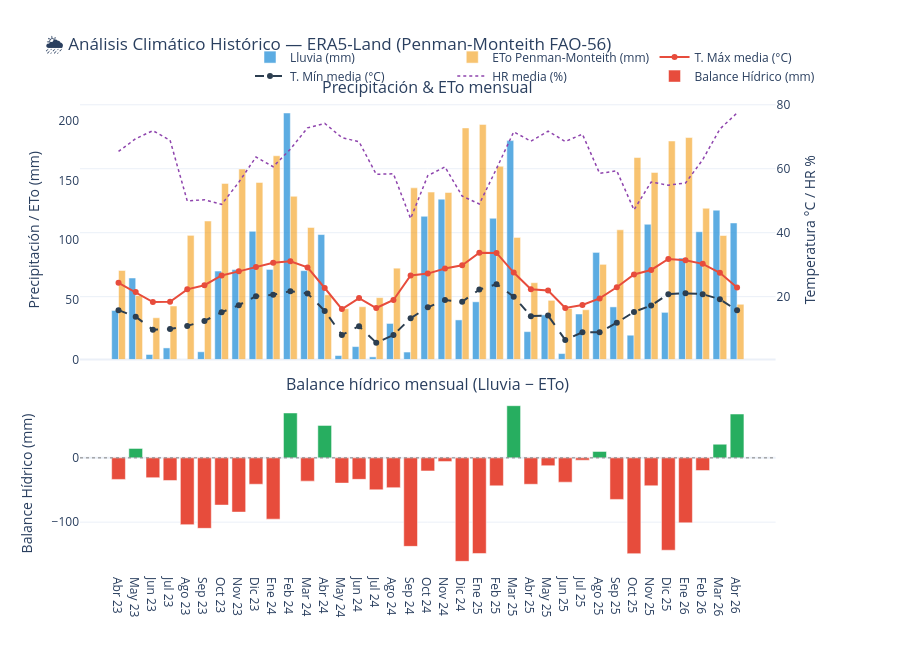
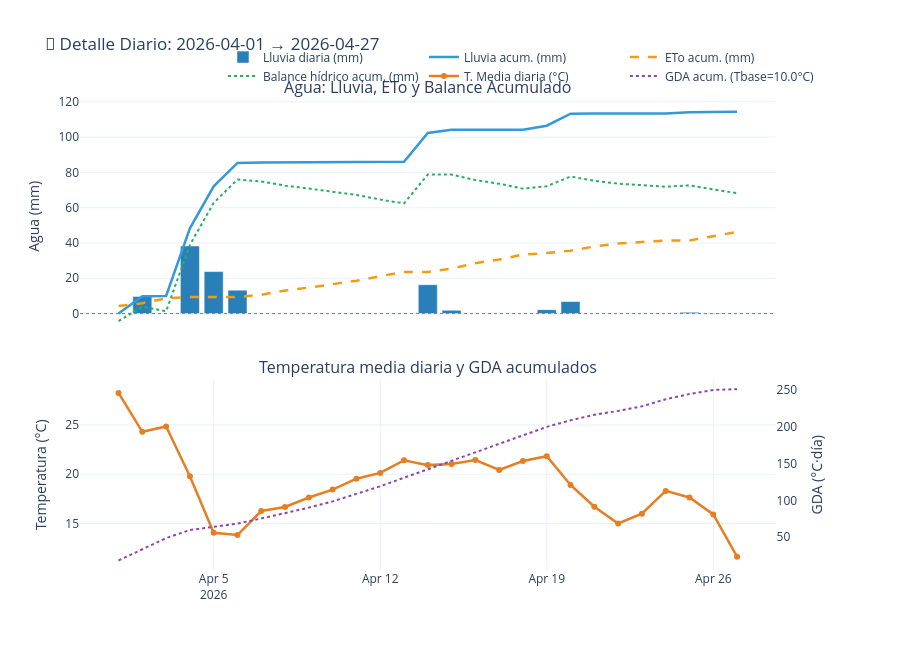

Notebook cell for these charts, in order:
### Code cell
# ============================================================
# CELDA 2 — ANÁLISIS COMPLETO
# ============================================================
import os
import sys
from shapely.geometry import shape
import pandas as pd

# Ajustar ruta para importar módulos locales (asumiendo estructura de carpetas)

climate_dir = os.path.abspath(os.path.join(os.getcwd(), 'Climate'))
if not os.path.isdir(climate_dir):
    climate_dir = os.path.abspath(os.path.join(os.getcwd(), '..', 'Climate'))
if not os.path.isdir(climate_dir):
    climate_dir = os.path.abspath(os.path.join(os.getcwd(), '..', '..', 'Climate'))
if not os.path.isdir(climate_dir):
    raise FileNotFoundError(f"No se encontró la carpeta Climate en: {os.getcwd()} o rutas relativas.")
if climate_dir not in sys.path:
    sys.path.insert(0, climate_dir)

#from gee_utils      import obtener_fecha_maxima, calcular_periodos, descargar_serie
from gee_utils      import obtener_fecha_maxima, calcular_periodos, descargar_serie
from agro_metrics   import calcular_eto_pm, calcular_hr, agregar_mensual, procesar_diario
from plots          import mostrar_graficos
from config         import ERA5_COLLECTION, T_BASE

# 1. Verificar dibujo
if lote_geom is None:
    raise ValueError("⚠️ No se definió ningún lote. Volvé a la Celda 1, dibujá o subí un archivo y confirmá.")

print("📐 Configurando geometría del lote...")
punto_clima = lote_geom  # área completa del lote, no centroide

# 2. Geometría del lote (área completa, no centroide)
centroid  = lote_geom.centroid(maxError=1).coordinates().getInfo()
latitud   = centroid[1]   # necesaria para ETo PM

# 3. Fechas automáticas
era5_base = ee.ImageCollection(ERA5_COLLECTION).filterBounds(lote_geom)
fecha_max = obtener_fecha_maxima(era5_base)
hist_start, hist_end, daily_start, daily_end = calcular_periodos(fecha_max)

print(f'📅 Histórico  : {hist_start} → {hist_end}')
print(f'📅 Mes actual : {daily_start} → {daily_end}')

# 4. Descarga ERA5 (area mean sobre el lote, no centroide)
df = descargar_serie(lote_geom, hist_start, hist_end)

# 5. Métricas agronómicas
df['eto'] = calcular_eto_pm(df, latitud)
df['hr']  = calcular_hr(df)

# 6. Agregación mensual
df_mensual = agregar_mensual(df)

# 7. Detalle diario del mes actual
df_diario = procesar_diario(df, daily_start, daily_end)
df_diario.attrs['t_base'] = T_BASE   # para label del gráfico

# 8. Métricas resumen (imprimir antes de los gráficos)
mes_actual = df_mensual.iloc[-1]
print(f'\n📊 Resumen del último mes disponible ({mes_actual["mes_año"].strftime("%b %Y")})')
print(f'   Lluvia      : {mes_actual["precip"]:.1f} mm')
print(f'   ETo PM      : {mes_actual["eto"]:.1f} mm')
print(f'   Balance     : {mes_actual["balance_hidro"]:+.1f} mm')
print(f'   T. media    : {mes_actual["t_med"]:.1f} °C')
print(f'   HR media    : {mes_actual["hr"]:.0f} %')

# 9. Gráficos
print('\n📈 Generando gráficos interactivos...')
mostrar_graficos(df_mensual, df_diario, daily_start, daily_end)

### Figure 1 — Plotly figure (JSON) as saved in the notebook; plotly's stock layout.template omitted (floating-point values rounded to 4 significant figures)
{"data": [{"hovertemplate": "<b>%{x}</b><br>Lluvia: %{y:.1f} mm<extra></extra>", "marker": {"color": "#3498db"}, "name": "Lluvia (mm)", "opacity": 0.8, "type": "bar", "x": ["Abr 23", "May 23", "Jun 23", "Jul 23", "Ago 23", "Sep 23", "Oct 23", "Nov 23", "Dic 23", "Ene 24", "Feb 24", "Mar 24", "Abr 24", "May 24", "Jun 24", "Jul 24", "Ago 24", "Sep 24", "Oct 24", "Nov 24", "Dic 24", "Ene 25", "Feb 25", "Mar 25", "Abr 25", "May 25", "Jun 25", "Jul 25", "Ago 25", "Sep 25", "Oct 25", "Nov 25", "Dic 25", "Ene 26", "Feb 26", "Mar 26", "Abr 26"], "xaxis": "x", "y": [41.06, 68.29, 4.157, 9.654, 0.1659, 6.427, 74.11, 75.33, 107.4, 75.46, 206.6, 74.44, 104.7, 3.281, 10.78, 2.157, 30.17, 6.206, 120.0, 134.4, 33.13, 48.31, 118.4, 183.5, 23.31, 37.34, 4.941, 38.09, 89.73, 44.05, 20.3, 113.3, 39.46, 85.01, 107.1, 125.1, 114.4], "yaxis": "y"}, {"hovertemplate": "<b>%{x}</b><br>ETo: %{y:.1f} mm<extra></extra>", "marker": {"color": "#f39c12"}, "name": "ETo Penman-Monteith (mm)", "opacity": 0.6, "type": "bar", "x": ["Abr 23", "May 23", "Jun 23", "Jul 23", "Ago 23", "Sep 23", "Oct 23", "Nov 23", "Dic 23", "Ene 24", "Feb 24", "Mar 24", "Abr 24", "May 24", "Jun 24", "Jul 24", "Ago 24", "Sep 24", "Oct 24", "Nov 24", "Dic 24", "Ene 25", "Feb 25", "Mar 25", "Abr 25", "May 25", "Jun 25", "Jul 25", "Ago 25", "Sep 25", "Oct 25", "Nov 25", "Dic 25", "Ene 26", "Feb 26", "Mar 26", "Abr 26"], "xaxis": "x", "y": [74.57, 53.53, 34.94, 44.81, 104.0, 116.0, 147.6, 159.6, 148.4, 170.8, 136.8, 110.6, 54.18, 42.52, 44.18, 51.81, 76.51, 143.9, 140.3, 139.9, 194.1, 197.0, 161.9, 102.3, 64.34, 49.53, 42.73, 41.66, 79.71, 108.7, 169.3, 156.7, 183.1, 186.0, 126.7, 103.9, 46.25], "yaxis": "y"}, {"hovertemplate": "<b>%{x}</b><br>T.Máx: %{y:.1f}°C<extra></extra>", "line": {"color": "#e74c3c", "width": 2}, "mode": "lines+markers", "name": "T. Máx media (°C)", "type": "scatter", "x": ["Abr 23", "May 23", "Jun 23", "Jul 23", "Ago 23", "Sep 23", "Oct 23", "Nov 23", "Dic 23", "Ene 24", "Feb 24", "Mar 24", "Abr 24", "May 24", "Jun 24", "Jul 24", "Ago 24", "Sep 24", "Oct 24", "Nov 24", "Dic 24", "Ene 25", "Feb 25", "Mar 25", "Abr 25", "May 25", "Jun 25", "Jul 25", "Ago 25", "Sep 25", "Oct 25", "Nov 25", "Dic 25", "Ene 26", "Feb 26", "Mar 26", "Abr 26"], "xaxis": "x", "y": [24.32, 21.43, 18.29, 18.39, 22.29, 23.57, 26.64, 27.91, 29.29, 30.63, 31.06, 29.14, 22.71, 16.11, 19.55, 16.44, 18.95, 26.62, 27.21, 28.8, 29.79, 33.72, 33.67, 27.53, 22.29, 21.9, 16.45, 17.39, 19.46, 22.93, 26.94, 28.35, 31.81, 31.38, 30.26, 27.45, 22.89], "yaxis": "y2"}, {"hovertemplate": "<b>%{x}</b><br>T.Mín: %{y:.1f}°C<extra></extra>", "line": {"color": "#2c3e50", "dash": "dash", "width": 2}, "mode": "lines+markers", "name": "T. Mín media (°C)", "type": "scatter", "x": ["Abr 23", "May 23", "Jun 23", "Jul 23", "Ago 23", "Sep 23", "Oct 23", "Nov 23", "Dic 23", "Ene 24", "Feb 24", "Mar 24", "Abr 24", "May 24", "Jun 24", "Jul 24", "Ago 24", "Sep 24", "Oct 24", "Nov 24", "Dic 24", "Ene 25", "Feb 25", "Mar 25", "Abr 25", "May 25", "Jun 25", "Jul 25", "Ago 25", "Sep 25", "Oct 25", "Nov 25", "Dic 25", "Ene 26", "Feb 26", "Mar 26", "Abr 26"], "xaxis": "x", "y": [15.78, 13.72, 9.663, 9.866, 10.85, 12.41, 15.11, 17.33, 20.14, 20.6, 21.69, 21.01, 15.55, 8.047, 10.77, 5.595, 8.01, 13.26, 16.67, 18.91, 18.42, 22.21, 23.9, 20.0, 13.9, 14.11, 6.456, 8.861, 8.834, 11.86, 15.21, 17.25, 20.78, 21.05, 20.78, 19.19, 15.72], "yaxis": "y2"}, {"hovertemplate": "<b>%{x}</b><br>HR: %{y:.0f}%<extra></extra>", "line": {"color": "#8e44ad", "dash": "dot", "width": 1.5}, "mode": "lines", "name": "HR media (%)", "type": "scatter", "x": ["Abr 23", "May 23", "Jun 23", "Jul 23", "Ago 23", "Sep 23", "Oct 23", "Nov 23", "Dic 23", "Ene 24", "Feb 24", "Mar 24", "Abr 24", "May 24", "Jun 24", "Jul 24", "Ago 24", "Sep 24", "Oct 24", "Nov 24", "Dic 24", "Ene 25", "Feb 25", "Mar 25", "Abr 25", "May 25", "Jun 25", "Jul 25", "Ago 25", "Sep 25", "Oct 25", "Nov 25", "Dic 25", "Ene 26", "Feb 26", "Mar 26", "Abr 26"], "xaxis": "x", "y": [65.41, 69.41, 71.89, 68.91, 49.91, 50.31, 48.85, 55.77, 63.67, 60.64, 66.11, 72.79, 74.18, 69.74, 68.42, 58.25, 58.41, 44.4, 57.86, 60.57, 51.46, 48.97, 60.04, 71.53, 68.62, 71.74, 68.52, 70.81, 58.55, 59.33, 47.15, 55.84, 54.85, 55.54, 62.83, 72.41, 77.44], "yaxis": "y2"}, {"hovertemplate": "<b>%{x}</b><br>Balance: %{y:.1f} mm<extra></extra>", "marker": {"color": ["#e74c3c", "#27ae60", "#e74c3c", "#e74c3c", "#e74c3c", "#e74c3c", "#e74c3c", "#e74c3c", "#e74c3c", "#e74c3c", "#27ae60", "#e74c3c", "#27ae60", "#e74c3c", "#e74c3c", "#e74c3c", "#e74c3c", "#e74c3c", "#e74c3c", "#e74c3c", "#e74c3c", "#e74c3c", "#e74c3c", "#27ae60", "#e74c3c", "#e74c3c", "#e74c3c", "#e74c3c", "#27ae60", "#e74c3c", "#e74c3c", "#e74c3c", "#e74c3c", "#e74c3c", "#e74c3c", "#27ae60", "#27ae60"]}, "name": "Balance Hídrico (mm)", "type": "bar", "x": ["Abr 23", "May 23", "Jun 23", "Jul 23", "Ago 23", "Sep 23", "Oct 23", "Nov 23", "Dic 23", "Ene 24", "Feb 24", "Mar 24", "Abr 24", "May 24", "Jun 24", "Jul 24", "Ago 24", "Sep 24", "Oct 24", "Nov 24", "Dic 24", "Ene 25", "Feb 25", "Mar 25", "Abr 25", "May 25", "Jun 25", "Jul 25", "Ago 25", "Sep 25", "Oct 25", "Nov 25", "Dic 25", "Ene 26", "Feb 26", "Mar 26", "Abr 26"], "xaxis": "x2", "y": [-33.51, 14.75, -30.79, -35.16, -103.9, -109.6, -73.45, -84.31, -41.01, -95.31, 69.86, -36.18, 50.53, -39.24, -33.41, -49.65, -46.34, -137.6, -20.31, -5.566, -161.0, -148.7, -43.55, 81.16, -41.03, -12.18, -37.79, -3.571, 10.02, -64.62, -149.0, -43.42, -143.7, -101.0, -19.68, 21.25, 68.18], "yaxis": "y3"}], "layout": {"annotations": [{"font": {"size": 16}, "showarrow": false, "text": "Precipitación & ETo mensual", "x": 0.47, "xanchor": "center", "xref": "paper", "y": 1, "yanchor": "bottom", "yref": "paper"}, {"font": {"size": 16}, "showarrow": false, "text": "Balance hídrico mensual (Lluvia − ETo)", "x": 0.47, "xanchor": "center", "xref": "paper", "y": 0.368, "yanchor": "bottom", "yref": "paper"}], "barmode": "group", "height": 650, "hovermode": "x unified", "legend": {"orientation": "h", "x": 1, "xanchor": "right", "y": 1.02, "yanchor": "bottom"}, "shapes": [{"line": {"color": "grey", "dash": "dot", "width": 1}, "type": "line", "x0": 0, "x1": 1, "xref": "x2 domain", "y0": 0, "y1": 0, "yref": "y3"}], "title": {"text": "🌦️ Análisis Climático Histórico — ERA5-Land (Penman-Monteith FAO-56)"}, "xaxis": {"anchor": "y", "domain": [0, 0.94], "matches": "x2", "showticklabels": false}, "xaxis2": {"anchor": "y3", "domain": [0, 0.94]}, "yaxis": {"anchor": "x", "domain": [0.448, 1], "showgrid": false, "title": {"text": "Precipitación / ETo (mm)"}}, "yaxis2": {"anchor": "x", "overlaying": "y", "showgrid": true, "side": "right", "title": {"text": "Temperatura °C / HR %"}}, "yaxis3": {"anchor": "x2", "domain": [0, 0.368], "title": {"text": "Balance Hídrico (mm)"}}}}

### Figure 2 — Plotly figure (JSON) as saved in the notebook; plotly's stock layout.template omitted (floating-point values rounded to 4 significant figures)
{"data": [{"hovertemplate": "<b>%{x|%d %b}</b><br>Lluvia: %{y:.1f} mm<extra></extra>", "marker": {"color": "#2980b9"}, "name": "Lluvia diaria (mm)", "type": "bar", "x": ["2026-04-01T00:00:00.000000", "2026-04-02T00:00:00.000000", "2026-04-03T00:00:00.000000", "2026-04-04T00:00:00.000000", "2026-04-05T00:00:00.000000", "2026-04-06T00:00:00.000000", "2026-04-07T00:00:00.000000", "2026-04-08T00:00:00.000000", "2026-04-09T00:00:00.000000", "2026-04-10T00:00:00.000000", "2026-04-11T00:00:00.000000", "2026-04-12T00:00:00.000000", "2026-04-13T00:00:00.000000", "2026-04-14T00:00:00.000000", "2026-04-15T00:00:00.000000", "2026-04-16T00:00:00.000000", "2026-04-17T00:00:00.000000", "2026-04-18T00:00:00.000000", "2026-04-19T00:00:00.000000", "2026-04-20T00:00:00.000000", "2026-04-21T00:00:00.000000", "2026-04-22T00:00:00.000000", "2026-04-23T00:00:00.000000", "2026-04-24T00:00:00.000000", "2026-04-25T00:00:00.000000", "2026-04-26T00:00:00.000000", "2026-04-27T00:00:00.000000"], "xaxis": "x", "y": [0.05899, 9.726, 0.21, 38.29, 23.81, 13.26, 0.1997, 0.00309, 0.00518, 0.03549, 0.2119, 0.01138, 0.1397, 16.37, 1.885, 0.002107, 0.001729, 0.008404, 2.232, 6.829, 0.01799, 0.0008523, 0.0003874, 0.03093, 0.7285, 0.3633, 0.0], "yaxis": "y"}, {"hovertemplate": "<b>%{x|%d %b}</b><br>Lluvia acum: %{y:.1f} mm<extra></extra>", "line": {"color": "#3498db", "width": 2.5}, "mode": "lines", "name": "Lluvia acum. (mm)", "type": "scatter", "x": ["2026-04-01T00:00:00.000000", "2026-04-02T00:00:00.000000", "2026-04-03T00:00:00.000000", "2026-04-04T00:00:00.000000", "2026-04-05T00:00:00.000000", "2026-04-06T00:00:00.000000", "2026-04-07T00:00:00.000000", "2026-04-08T00:00:00.000000", "2026-04-09T00:00:00.000000", "2026-04-10T00:00:00.000000", "2026-04-11T00:00:00.000000", "2026-04-12T00:00:00.000000", "2026-04-13T00:00:00.000000", "2026-04-14T00:00:00.000000", "2026-04-15T00:00:00.000000", "2026-04-16T00:00:00.000000", "2026-04-17T00:00:00.000000", "2026-04-18T00:00:00.000000", "2026-04-19T00:00:00.000000", "2026-04-20T00:00:00.000000", "2026-04-21T00:00:00.000000", "2026-04-22T00:00:00.000000", "2026-04-23T00:00:00.000000", "2026-04-24T00:00:00.000000", "2026-04-25T00:00:00.000000", "2026-04-26T00:00:00.000000", "2026-04-27T00:00:00.000000"], "xaxis": "x", "y": [0.05899, 9.785, 9.995, 48.28, 72.1, 85.36, 85.56, 85.56, 85.56, 85.6, 85.81, 85.82, 85.96, 102.3, 104.2, 104.2, 104.2, 104.2, 106.5, 113.3, 113.3, 113.3, 113.3, 113.3, 114.1, 114.4, 114.4], "yaxis": "y"}, {"hovertemplate": "<b>%{x|%d %b}</b><br>ETo acum: %{y:.1f} mm<extra></extra>", "line": {"color": "#f39c12", "dash": "dash", "width": 2.5}, "mode": "lines", "name": "ETo acum. (mm)", "type": "scatter", "x": ["2026-04-01T00:00:00.000000", "2026-04-02T00:00:00.000000", "2026-04-03T00:00:00.000000", "2026-04-04T00:00:00.000000", "2026-04-05T00:00:00.000000", "2026-04-06T00:00:00.000000", "2026-04-07T00:00:00.000000", "2026-04-08T00:00:00.000000", "2026-04-09T00:00:00.000000", "2026-04-10T00:00:00.000000", "2026-04-11T00:00:00.000000", "2026-04-12T00:00:00.000000", "2026-04-13T00:00:00.000000", "2026-04-14T00:00:00.000000", "2026-04-15T00:00:00.000000", "2026-04-16T00:00:00.000000", "2026-04-17T00:00:00.000000", "2026-04-18T00:00:00.000000", "2026-04-19T00:00:00.000000", "2026-04-20T00:00:00.000000", "2026-04-21T00:00:00.000000", "2026-04-22T00:00:00.000000", "2026-04-23T00:00:00.000000", "2026-04-24T00:00:00.000000", "2026-04-25T00:00:00.000000", "2026-04-26T00:00:00.000000", "2026-04-27T00:00:00.000000"], "xaxis": "x", "y": [4.278, 5.873, 8.673, 9.351, 9.351, 9.351, 10.68, 13.06, 14.75, 16.56, 18.58, 21.21, 23.55, 23.55, 25.48, 28.56, 30.64, 33.42, 34.26, 35.63, 38.02, 39.69, 40.41, 41.45, 41.45, 43.97, 46.25], "yaxis": "y"}, {"hovertemplate": "<b>%{x|%d %b}</b><br>Balance acum: %{y:.1f} mm<extra></extra>", "line": {"color": "#27ae60", "dash": "dot", "width": 2}, "mode": "lines", "name": "Balance hídrico acum. (mm)", "type": "scatter", "x": ["2026-04-01T00:00:00.000000", "2026-04-02T00:00:00.000000", "2026-04-03T00:00:00.000000", "2026-04-04T00:00:00.000000", "2026-04-05T00:00:00.000000", "2026-04-06T00:00:00.000000", "2026-04-07T00:00:00.000000", "2026-04-08T00:00:00.000000", "2026-04-09T00:00:00.000000", "2026-04-10T00:00:00.000000", "2026-04-11T00:00:00.000000", "2026-04-12T00:00:00.000000", "2026-04-13T00:00:00.000000", "2026-04-14T00:00:00.000000", "2026-04-15T00:00:00.000000", "2026-04-16T00:00:00.000000", "2026-04-17T00:00:00.000000", "2026-04-18T00:00:00.000000", "2026-04-19T00:00:00.000000", "2026-04-20T00:00:00.000000", "2026-04-21T00:00:00.000000", "2026-04-22T00:00:00.000000", "2026-04-23T00:00:00.000000", "2026-04-24T00:00:00.000000", "2026-04-25T00:00:00.000000", "2026-04-26T00:00:00.000000", "2026-04-27T00:00:00.000000"], "xaxis": "x", "y": [-4.219, 3.912, 1.322, 38.93, 62.74, 76.01, 74.88, 72.5, 70.81, 69.04, 67.23, 64.62, 62.41, 78.78, 78.74, 75.66, 73.57, 70.81, 72.2, 77.66, 75.29, 73.62, 72.9, 71.89, 72.62, 70.46, 68.18], "yaxis": "y"}, {"hovertemplate": "<b>%{x|%d %b}</b><br>T.Med: %{y:.1f}°C<extra></extra>", "line": {"color": "#e67e22", "width": 2.5}, "mode": "lines+markers", "name": "T. Media diaria (°C)", "type": "scatter", "x": ["2026-04-01T00:00:00.000000", "2026-04-02T00:00:00.000000", "2026-04-03T00:00:00.000000", "2026-04-04T00:00:00.000000", "2026-04-05T00:00:00.000000", "2026-04-06T00:00:00.000000", "2026-04-07T00:00:00.000000", "2026-04-08T00:00:00.000000", "2026-04-09T00:00:00.000000", "2026-04-10T00:00:00.000000", "2026-04-11T00:00:00.000000", "2026-04-12T00:00:00.000000", "2026-04-13T00:00:00.000000", "2026-04-14T00:00:00.000000", "2026-04-15T00:00:00.000000", "2026-04-16T00:00:00.000000", "2026-04-17T00:00:00.000000", "2026-04-18T00:00:00.000000", "2026-04-19T00:00:00.000000", "2026-04-20T00:00:00.000000", "2026-04-21T00:00:00.000000", "2026-04-22T00:00:00.000000", "2026-04-23T00:00:00.000000", "2026-04-24T00:00:00.000000", "2026-04-25T00:00:00.000000", "2026-04-26T00:00:00.000000", "2026-04-27T00:00:00.000000"], "xaxis": "x2", "y": [28.26, 24.3, 24.84, 19.8, 14.06, 13.83, 16.27, 16.68, 17.64, 18.45, 19.55, 20.13, 21.41, 20.93, 21.03, 21.44, 20.43, 21.34, 21.83, 18.91, 16.71, 15.0, 15.99, 18.31, 17.64, 15.93, 11.63], "yaxis": "y2"}, {"hovertemplate": "<b>%{x|%d %b}</b><br>GDA: %{y:.0f}°C·día<extra></extra>", "line": {"color": "#8e44ad", "dash": "dot", "width": 2}, "mode": "lines", "name": "GDA acum. (Tbase=10.0°C)", "type": "scatter", "x": ["2026-04-01T00:00:00.000000", "2026-04-02T00:00:00.000000", "2026-04-03T00:00:00.000000", "2026-04-04T00:00:00.000000", "2026-04-05T00:00:00.000000", "2026-04-06T00:00:00.000000", "2026-04-07T00:00:00.000000", "2026-04-08T00:00:00.000000", "2026-04-09T00:00:00.000000", "2026-04-10T00:00:00.000000", "2026-04-11T00:00:00.000000", "2026-04-12T00:00:00.000000", "2026-04-13T00:00:00.000000", "2026-04-14T00:00:00.000000", "2026-04-15T00:00:00.000000", "2026-04-16T00:00:00.000000", "2026-04-17T00:00:00.000000", "2026-04-18T00:00:00.000000", "2026-04-19T00:00:00.000000", "2026-04-20T00:00:00.000000", "2026-04-21T00:00:00.000000", "2026-04-22T00:00:00.000000", "2026-04-23T00:00:00.000000", "2026-04-24T00:00:00.000000", "2026-04-25T00:00:00.000000", "2026-04-26T00:00:00.000000", "2026-04-27T00:00:00.000000"], "xaxis": "x2", "y": [18.14, 33.07, 48.6, 59.55, 64.28, 68.33, 75.28, 82.28, 90.04, 98.49, 108.7, 119.1, 130.7, 142.1, 153.7, 165.4, 176.2, 188.1, 199.9, 208.9, 216.2, 221.6, 227.8, 237.5, 244.6, 250.1, 251.2], "yaxis": "y3"}], "layout": {"annotations": [{"font": {"size": 16}, "showarrow": false, "text": "Agua: Lluvia, ETo y Balance Acumulado", "x": 0.47, "xanchor": "center", "xref": "paper", "y": 1, "yanchor": "bottom", "yref": "paper"}, {"font": {"size": 16}, "showarrow": false, "text": "Temperatura media diaria y GDA acumulados", "x": 0.47, "xanchor": "center", "xref": "paper", "y": 0.405, "yanchor": "bottom", "yref": "paper"}], "height": 650, "hovermode": "x unified", "legend": {"orientation": "h", "x": 1, "xanchor": "right", "y": 1.02, "yanchor": "bottom"}, "shapes": [{"line": {"color": "grey", "dash": "dot", "width": 1}, "type": "line", "x0": 0, "x1": 1, "xref": "x domain", "y0": 0, "y1": 0, "yref": "y"}], "title": {"text": "📅 Detalle Diario: 2026-04-01 → 2026-04-27"}, "xaxis": {"anchor": "y", "domain": [0, 0.94], "matches": "x2", "showticklabels": false}, "xaxis2": {"anchor": "y2", "domain": [0, 0.94]}, "yaxis": {"anchor": "x", "domain": [0.505, 1], "title": {"text": "Agua (mm)"}}, "yaxis2": {"anchor": "x2", "domain": [0, 0.405], "showgrid": true, "title": {"text": "Temperatura (°C)"}}, "yaxis3": {"anchor": "x2", "overlaying": "y2", "showgrid": false, "side": "right", "title": {"text": "GDA (°C·día)"}}}}
